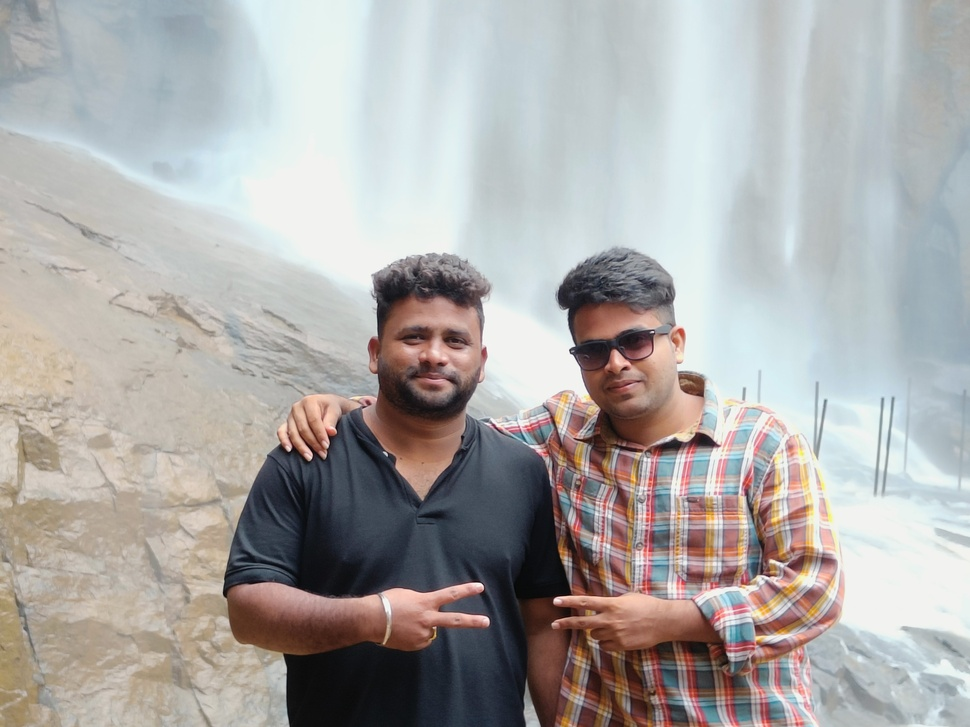
#> input picture full bodydetaction/IMG20230528173753 (2).jpg, 970 x 727 px, shrunk from 4096 x 3072 before the run
$ python -i onoff.py   (imports and definitions only)
#> lines starting #> are read from the running program, lines starting #| are printed output that depends on the picture; after the words box and inside, x2 and y2 are one past the last pixel; in counts of white or black regions, pixels touching at a corner belong together
#> further down, picture is the input picture: shape (727, 970, 3); mean B, G, R 168.5, 170, 172.1
import cv2
import streamlit as st
from PIL import Image
import numpy as np

# Load Haar cascade classifiers
face_cascade = cv2.CascadeClassifier(r"C:\Users\vishn\Downloads\Haarcascades\Haarcascades\haarcascade_frontalface_default.xml")
eye_cascade = cv2.CascadeClassifier(r"C:\Users\vishn\Downloads\Haarcascades\Haarcascades\haarcascade_eye.xml")

# Function to detect faces and eyes
def detect_faces_eyes(frame):
    gray = cv2.cvtColor(frame, cv2.COLOR_BGR2GRAY)
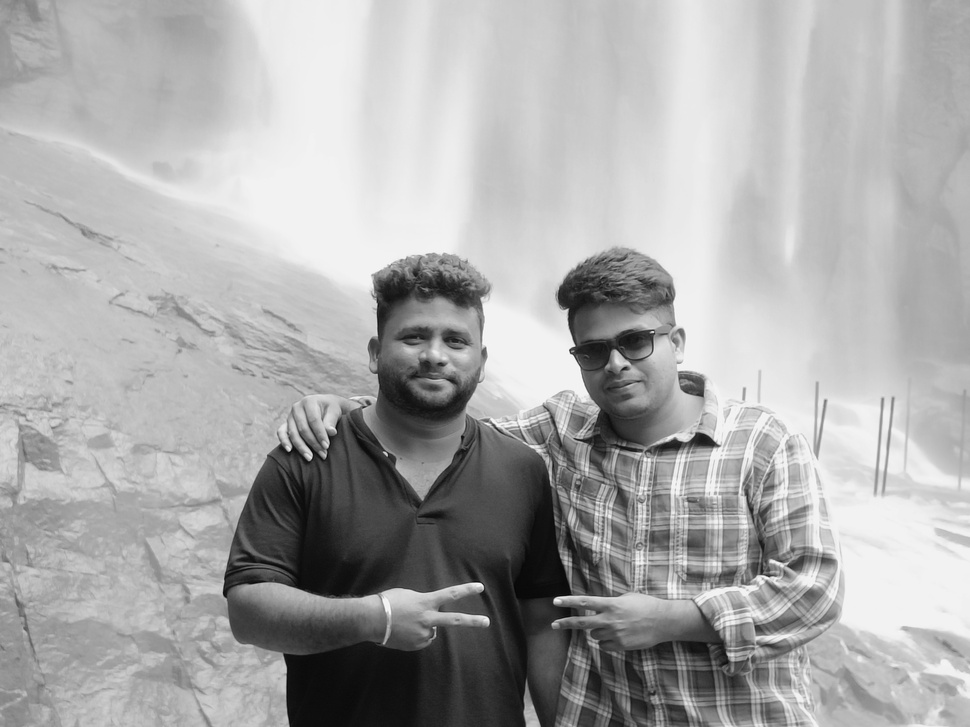
#> gray: shape (727, 970); min 5, max 252, mean 170.5
    faces = face_cascade.detectMultiScale(gray, 1.3, 5)
#> faces = [[376, 295, 114, 114], [560, 306, 111, 111]]
    for (x, y, w, h) in faces:
        cv2.rectangle(frame, (x, y), (x+w, y+h), (255, 0, 0), 2)
        roi_gray = gray[y:y+h, x:x+w]
        roi_color = frame[y:y+h, x:x+w]
        eyes = eye_cascade.detectMultiScale(roi_gray, 1.1, 3)
        for (ex, ey, ew, eh) in eyes:
            cv2.rectangle(roi_color, (ex, ey), (ex+ew, ey+eh), (0, 0, 255), 2)
#> this loop made 2 passes
#> (x, y, w, h, eyes) on pass 1: (376, 295, 114, 114, [[64, 33, 25, 25]])
#> pass 1, in detect_faces_eyes, `roi_gray = gray[y:y+h, x:x+w]`:
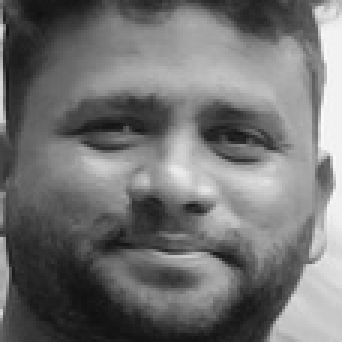
#> roi_gray: shape (114, 114) (shown 3 times larger); min 16, max 250, mean 113.9
#> pass 1, in detect_faces_eyes, `roi_color = frame[y:y+h, x:x+w]`:
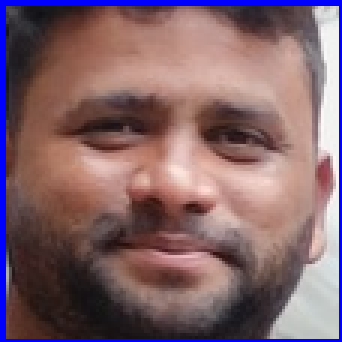
#> roi_color: shape (114, 114, 3) (shown 3 times larger); mean B, G, R 108, 100.1, 128.9
#> pass 2, in detect_faces_eyes, `roi_gray = gray[y:y+h, x:x+w]`:
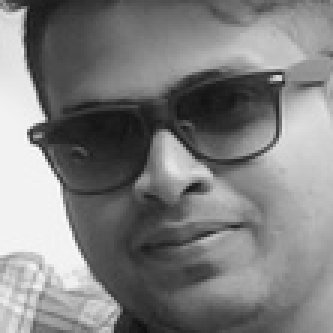
#> roi_gray: shape (111, 111) (shown 3 times larger); min 15, max 252, mean 127.8
#> pass 2, in detect_faces_eyes, `roi_color = frame[y:y+h, x:x+w]`:
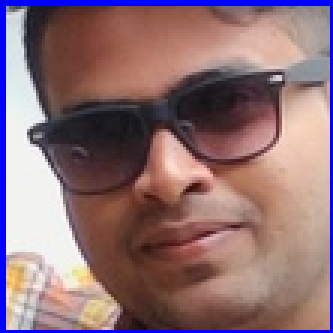
#> roi_color: shape (111, 111, 3) (shown 3 times larger); mean B, G, R 117.9, 112, 141.6
#> after the loop:
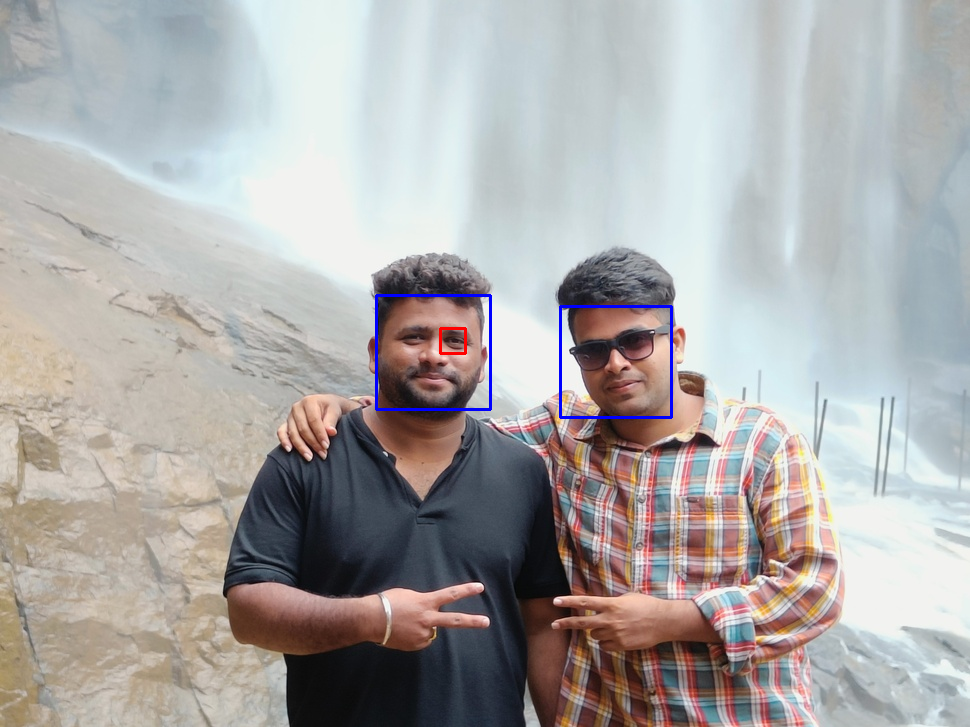
#> frame: shape (727, 970, 3); 0.42% of pixels changed, all inside (x1, y1, x2, y2) = (375, 294, 673, 419)
    return frame

# Streamlit interface
# [21 lines not run here, left out]

# Initialize session state for running status
if 'run' not in st.session_state:
    st.session_state.run = False

def start():
    st.session_state.run = True

def stop():
    st.session_state.run = False

# Webcam input and processing
# [1 line that did not run here, left out]

# [19 lines not run here, left out]

# Place buttons side by side
# [1 line that did not run here, left out]
# [4 lines not run here, left out]

>>> import cv2
>>> picture = cv2.imread('full bodydetaction/IMG20230528173753 (2).jpg')
>>> result = detect_faces_eyes(picture)
